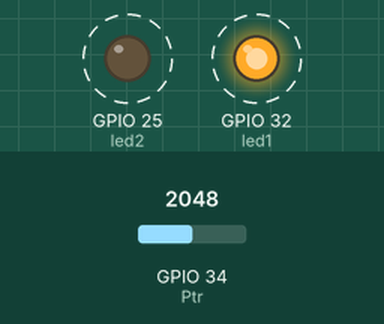
Simulated run of this program. Board: ESP32. Parts: output pins drawn as LEDs (lit = HIGH). Dashed ring = blinking. Inputs (shaded band) come from the test bench; at power-on: GPIO 34 (Ptr) = 2048. What the program prints to the serial monitor is not drawn.

Above: at 6.2 s.
Timing chart, 0 to 10.6 s (numbered marks = the images above):
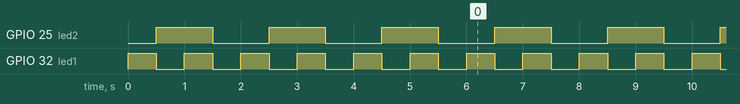

The program:

main.cpp
```cpp
#include <Arduino.h>
TaskHandle_t Tasca1;
TaskHandle_t Tasca2;
TaskHandle_t Tasca3;
const double Ptr = 34;
const int led1 = 32;
const int led2 = 25;

void CodiTasca1(void*parameter){
  Serial.print("La tasca 1 està corrent al core ");
  Serial.println(xPortGetCoreID());

  for(;;){
    digitalWrite(led1, HIGH);
    vTaskDelay(500);
    digitalWrite(led1, LOW);
    vTaskDelay(500);
  }
}

void CodiTasca2(void*parameter){
  Serial.print("La tasca 2 està corrent al core ");
  Serial.println(xPortGetCoreID());

  for(;;){
    digitalWrite(led2, HIGH);
    vTaskDelay(1000);
    digitalWrite(led2, LOW);
    vTaskDelay(1000);
  }
}

void CodiTasca3(void*parameter){
  Serial.print("La tasca 3 està corrent al core ");
  Serial.println(xPortGetCoreID());

  for(;;){
    double test = analogRead(Ptr);
    Serial.print("El valor del voltatge es ");
    Serial.println(test);
    vTaskDelay(1000);
  }
}

void setup(){
  Serial.begin(115200);
  pinMode(led1, OUTPUT);
  pinMode(led2, OUTPUT);

  xTaskCreatePinnedToCore(CodiTasca1,"Tasca1",10000,NULL,1,&Tasca1,0);
  vTaskDelay(500);
  xTaskCreatePinnedToCore(CodiTasca2,"Tasca2",10000,NULL,1,&Tasca2,1);
  vTaskDelay(500);
  xTaskCreatePinnedToCore(CodiTasca3,"Tasca3",10000,NULL,1,&Tasca3,1);
  vTaskDelay(5000);
}
```

Measured:
- by itself, GPIO 25 (led2): alternates HIGH for 1.0 s and LOW for 1.0 s
- by itself, GPIO 32 (led1): alternates HIGH for 0.50 s and LOW for 0.50 s
- by itself, everything shown: repeats every 2.0 s, in 6 steps
